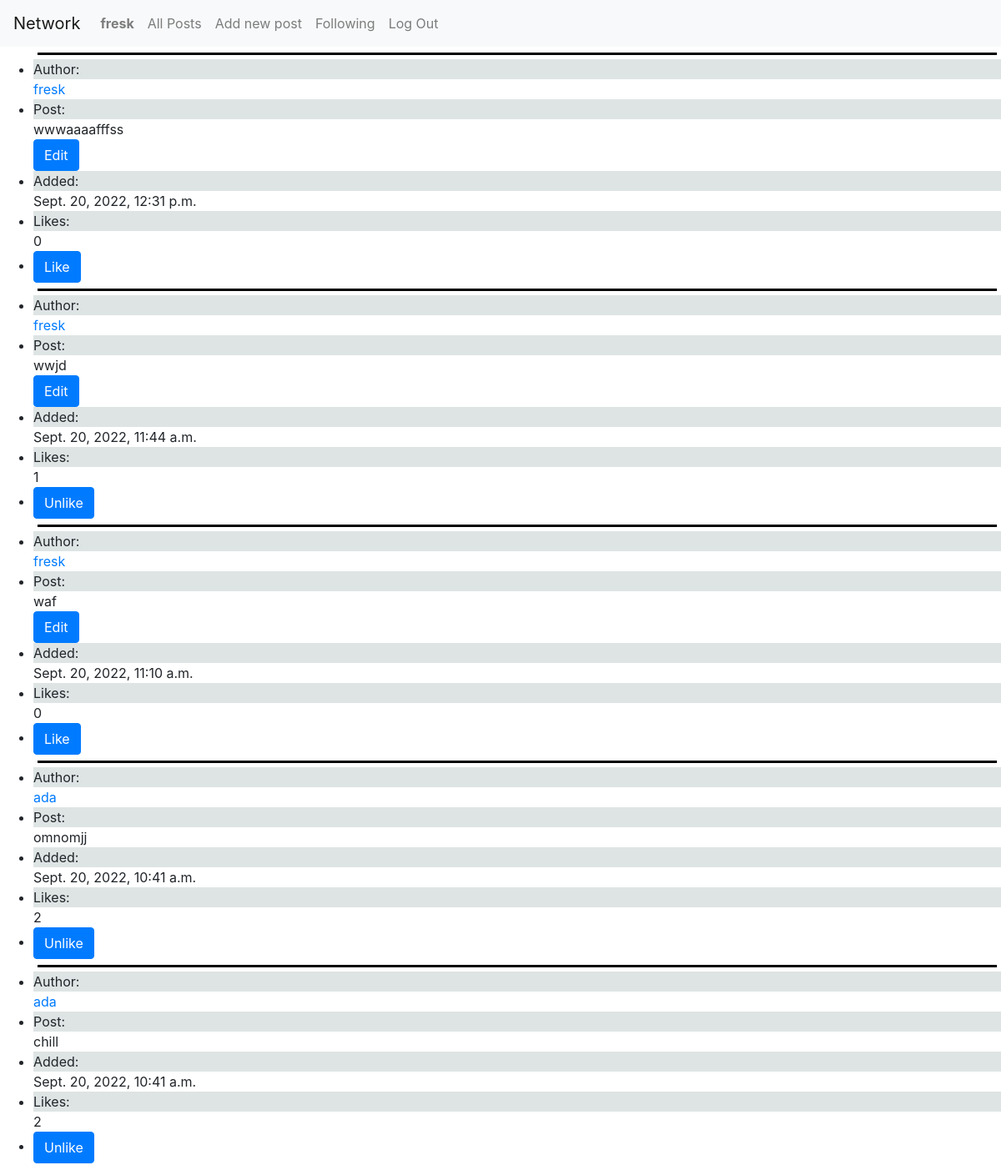
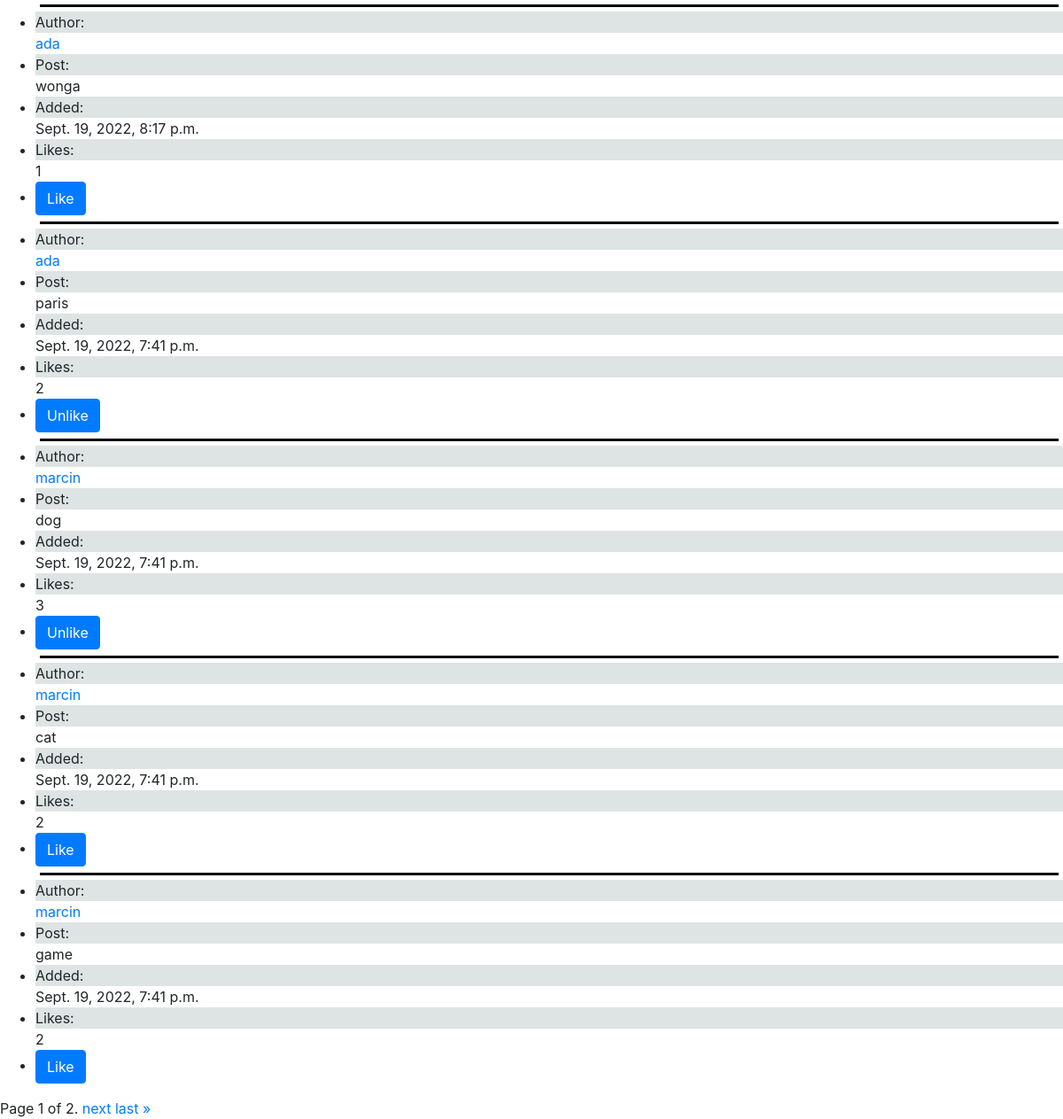
/ (signed in), run on the app's committed database (2 pictures, top to bottom).
### network/models.py (models this page shows, shortened)
class User(AbstractUser):
    followers_number = models.IntegerField(default=0)
    following_number = models.IntegerField(default=0)
    followers = models.ManyToManyField("self", blank=True, symmetrical=False, related_name="u_followers")
    following = models.ManyToManyField("self", blank=True,  symmetrical=False, related_name="u_following")

class New_post(models.Model):
    poster = models.ForeignKey(User, on_delete=models.CASCADE, related_name="poster")
    post = models.TextField(max_length=500)
    date = models.DateTimeField(auto_now_add=True)
    likes = models.IntegerField(default=0)
    u_likes = models.ManyToManyField(User, blank=True, related_name="u_likes")

### network/views.py (the view)
# urls.py: path("", views.index, name="index"),
def index(request):
    posts = list(reversed(New_post.objects.all()))
    paginator = Paginator(posts, 10)
    page_number = request.GET.get('page')
    page_obj = paginator.get_page(page_number)
    return render(request, "network/index.html", {
        "page_obj": page_obj,
        "page_number": page_number
    })

### network/templates/network/index.html (shortened to what this page needs)
{% extends "network/layout.html" %}
{% load static %}
{% block body %}
    <ul id="page{{ page_obj.number }}">
        {% for post in page_obj %}
            <div class="line"></div>
            <div>
                <li>
                    <div class="grey">Author:</div>
                    <a href="{% url 'profile' post.poster.id %}">{{ post.poster }}</a>
                </li>
                <div class="post" id="post_{{ post.id }}">
                    <li>
                        <div class="grey">Post:</div><div id="hid_{{ post.id }}">{{ post.post }}</div>
                        {% if post.poster == user %}
                            <button class="btn btn-primary edit-b" id="button_{{ post.id }}" data-box="edit-button" name="ed" value="esd" style="display: block;">Edit</button>
                        {% else %}
                            <button class="btn btn-primary edit-b" id="button_{{ post.id }}" data-box="edit-button" name="ed" value="esd" style="display: none;">Edit</button>
                        {% endif %}
                    </li>
                </div>
                <li><div class="grey">Added:</div>{{ post.date }}</li>
                <li><div class="grey">Likes:</div><div id="likes_{{ post.id }}">{{ post.likes }}</li></div>
                {% if user.is_authenticated %}
                <div>
                    <li>
                        {% if user in post.u_likes.all %}
                        <button class="btn btn-primary" id="like_{{ post.id }}">Unlike</button>
                        {% else %}
                        <button class="btn btn-primary" id="like_{{ post.id }}">Like</button>
                        {% endif %}
                    </li>
                </div>
                {% endif %}
                {% empty %}
                <li>No current posts</li>
            </div>
            {% endfor %}
    </ul>
    <div class="pagination">
        <span class="step-links">
            <span class="current">
                Page {{ page_obj.number }} of {{ page_obj.paginator.num_pages }}.
            </span>
            {% if page_obj.has_next %}
                <a href="?page={{ page_obj.next_page_number }}">next</a>
                <a href="?page={{ page_obj.paginator.num_pages }}">last &raquo;</a>
            {% endif %}
        </span>
    </div>
{% endblock %}

### network/templates/network/layout.html (shortened to what this page needs)
{% load static %}
<!DOCTYPE html>
<html lang="en">
    <head>
        <link rel="stylesheet" href="https://stackpath.bootstrapcdn.com/bootstrap/4.4.1/css/bootstrap.min.css">
        <link href="{% static 'network/styles.css' %}" rel="stylesheet">
    </head>
    <body>
        <nav class="navbar navbar-expand-lg navbar-light bg-light">
            <a class="navbar-brand" href="#">Network</a>
            <div>
              <ul class="navbar-nav mr-auto">
                {% if user.is_authenticated %}
                    <li class="nav-item">
                        <a class="nav-link" href="{% url 'profile' user.id %}"><strong>{{ user.username }}</strong></a>
                    </li>
                {% endif %}
                <li class="nav-item">
                  <a class="nav-link" href="{% url 'index' %}">All Posts</a>
                </li>
                {% if user.is_authenticated %}
                    <li class="nav-item">
                        <a class="nav-link" href="{% url 'new_post' %}">Add new post</a>
                    </li>
                    <li class="nav-item">
                        <a class="nav-link" href="{% url 'following' %}">Following</a>
                    </li>
                    <li class="nav-item">
                        <a class="nav-link" href="{% url 'logout' %}">Log Out</a>
                    </li>
                {% endif %}
              </ul>
            </div>
          </nav>
        <div class="body">
            {% block body %}
            {% endblock %}
        </div>
    </body>
</html>

### network/static/network/styles.css (style rules this page uses)
.line { border-bottom: 3px solid black; height: 5px; margin: 5px; }
.grey { background-color: rgba(210, 218, 218, 0.733); }

### data on the page
User: username "fresk"
New_post: poster "fresk", post "wwwaaaafffss", date "Sept. 20, 2022, 12:31 p.m.", likes "0"
New_post: poster "fresk", post "wwjd", date "Sept. 20, 2022, 11:44 a.m.", likes "1"
New_post: poster "fresk", post "waf", date "Sept. 20, 2022, 11:10 a.m.", likes "0"
New_post: poster "ada", post "omnomjj", date "Sept. 20, 2022, 10:41 a.m.", likes "2"
New_post: poster "ada", post "chill", date "Sept. 20, 2022, 10:41 a.m.", likes "2"
New_post: poster "ada", post "wonga", date "Sept. 19, 2022, 8:17 p.m.", likes "1"
New_post: poster "ada", post "paris", date "Sept. 19, 2022, 7:41 p.m.", likes "2"
New_post: poster "marcin", post "dog", date "Sept. 19, 2022, 7:41 p.m.", likes "3"
New_post: poster "marcin", post "cat", date "Sept. 19, 2022, 7:41 p.m.", likes "2"
New_post: poster "marcin", post "game", date "Sept. 19, 2022, 7:41 p.m.", likes "2"

### other printed values
{{ page_obj.number }} "1"
{{ page_obj.paginator.num_pages }} "2"
